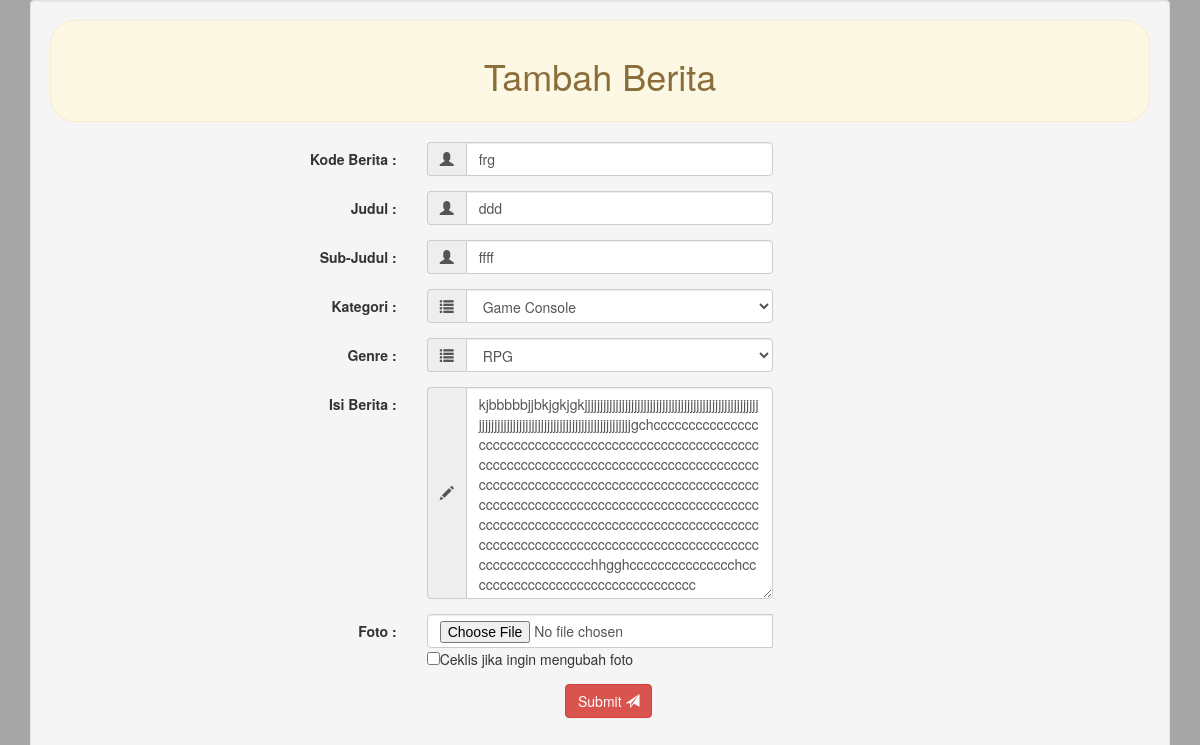
/adminportalberita/edit.php?kode_berita=frg, run on the app's committed database.
### tables this page shows
CREATE TABLE `t_berita` (
  `kode_berita` varchar(25) NOT NULL,
  `judul` varchar(150) NOT NULL,
  `sub_judul` varchar(150) NOT NULL,
  `kategori` enum('Console','Desktop','Mobile','') NOT NULL,
  `genre` enum('Action','Adventure','RPG','Simulation','Strategy','Sports','IdleGaming') NOT NULL,
  `isi_berita` text NOT NULL,
  `FOTO` varchar(60) NOT NULL
);

### adminportalberita/edit.php (called while the page is built, shortened)
<?php
include 'koneksi/koneksi.php';
$kode_berita = $_GET['kode_berita'];
$query = mysqli_query($koneksi,"SELECT * FROM t_berita WHERE kode_berita='$kode_berita'");
$result = mysqli_fetch_array($query);
include 'views/v_edit.php';
?>

### adminportalberita/views/v_edit.php (the view, shortened to what this page needs)
<!DOCTYPE html>
<html>
<head>
	<link rel="stylesheet" type="text/css" href="views/css/bootstrap.min.css">
</head>
<body onload="init();">
	<div class="container">
		<form action="edit.php?kode_berita=<?php echo $result['kode_berita']?>" method="POST" class="well form-horizontal" id="contact_form" enctype="multipart/form-data"	>
			<div class="header-content">
				<div id="manajemen" class="alert alert-warning">
					<center><h1>Tambah Berita</h1></center>
				</div>
			</div>
			<table>
				<tr>
					<div class="form-group">
						<label class="col-md-4 control-label">Kode Berita : </label>
						<div class="col-md-4 inputGroupContainer">
							<div class="input-group">
								<span class="input-group-addon"><i class="glyphicon glyphicon-user"></i></span>
								<input value="<?php echo $result['kode_berita']?>" name="kode_berita" placeholder="Kode Berita" class="form-control" type="text" maxlength="" required>
							</div>
						</div>
					</div>
				</tr>
				<tr>
					<div class="form-group">
						<label class="col-md-4 control-label">Judul : </label>
						<div class="col-md-4 inputGroupContainer">
							<div class="input-group">
								<span class="input-group-addon"><i class="glyphicon glyphicon-user"></i></span>
								<input value="<?= $result['judul']?>" name="judul_berita" placeholder="Masukkan Judul" class="form-control" type="text" maxlength="100" required>
							</div>
						</div>
					</div>
				</tr>
				<tr>
					<div class="form-group">
						<label class="col-md-4 control-label">Sub-Judul : </label>
						<div class="col-md-4 inputGroupContainer">
							<div class="input-group">
								<span class="input-group-addon"><i class="glyphicon glyphicon-user"></i></span>
								<input value="<?= $result['sub_judul']?>" name="subjudul_berita" placeholder="Masukkan Sub Judul" class="form-control" type="text" maxlength="100" required>
							</div>
						</div>
					</div>
				</tr>
				<tr>
					<div class="form-group">
						<label class="col-md-4 control-label">Kategori : </label>
						<div class="col-md-4 selectContainer">
							<div class="input-group">
								<span class="input-group-addon"><i class="glyphicon glyphicon-list"></i></span>
								<select name="kategori" class="form-control selectpicker">
									<option value="Console" <?php if ($result['kategori']=="Console") echo "selected"?> >Game Console</option>
								</select>
							</div>
						</div>
					</div>
				</tr>
				<tr>
					<div class="form-group">
						<label class="col-md-4 control-label">Genre : </label>
						<div class="col-md-4 selectContainer">
							<div class="input-group">
								<span class="input-group-addon"><i class="glyphicon glyphicon-list"></i></span>
								<select name="genre" class="form-control selectpicker">
									<option value="RPG" <?php if ($result['genre']=="RPG") echo "selected"?>>RPG</option>
								</select>
							</div>
						</div>
					</div>
				</tr>
				<tr>
					<div class="form-group">
						<label class="col-md-4 control-label">Isi Berita : </label>
						<div class="col-md-4 inputGroupContainer">
							<div class="input-group" >
								<span class="input-group-addon"><i class="glyphicon glyphicon-pencil"></i></span>
								<textarea id="text" class="form-control" name="isi_berita" placeholder="Masukkan Berita" required><?=$result['isi_berita']?></textarea>
							</div>
						</div>
					</div>
				</tr>
				<tr>
					<div class="form-group">
						<label class="col-md-4 control-label">Foto : </label>
						<div class="col-md-4 inputGroupContainer">
							<div class="input-group">
								<input name="FOTO" class="form-control" type="file" >
								<input type="checkbox" name="ubah_foto" value="true"> Ceklis jika ingin mengubah foto<br>
							</div>
						</div>
					</div>
				</tr>
				<tr>
					<div class="form-group" style="margin-left : 500px";>
						<div class="col-md-4">
							<button type="submit" class="btn btn-danger" value="submit">Submit <span class="glyphicon glyphicon-send"></span></button>
						</div>
					</div>
				</tr>
			</table>
		</form>
	</div>
</body>

### adminportalberita/views/v_edit.php (style rules this page uses)
body { background-color: rgba(0,0,0,0.35); }
#manajemen { border-radius: 25px; }

### data on the page
t_berita: kode_berita "frg", judul_berita "ddd", subjudul_berita "ffff", kategori "Game Console", genre "RPG", isi_berita "kjbbbbbjjbkjgkjgkjjjjjjjjjjjjjjjjjjjjjjjjjjjjjjjjjjjjjjjjjjjjjjjjjjjjjjjjjjjjjjjjjjjjjjjjjjjjjjjjjjjjjjjjjjjjjjjjjjjjjjjjjgchccccccccccccccccccccccccccccccccccccccccccccccccccccccccccccccccccccccccccccccccccccccccccccccccccccccccccccccccccccccccccccccccccccccccccccccccccccccccccccccccccccccccccccccccccccccccccccccccccccccccccccccccccccccccccccccccccccccccccccccccccccccccccccccccccccccccccccccchhgghccccccccccccccchccccccccccccccccccccccccccccccccc"
